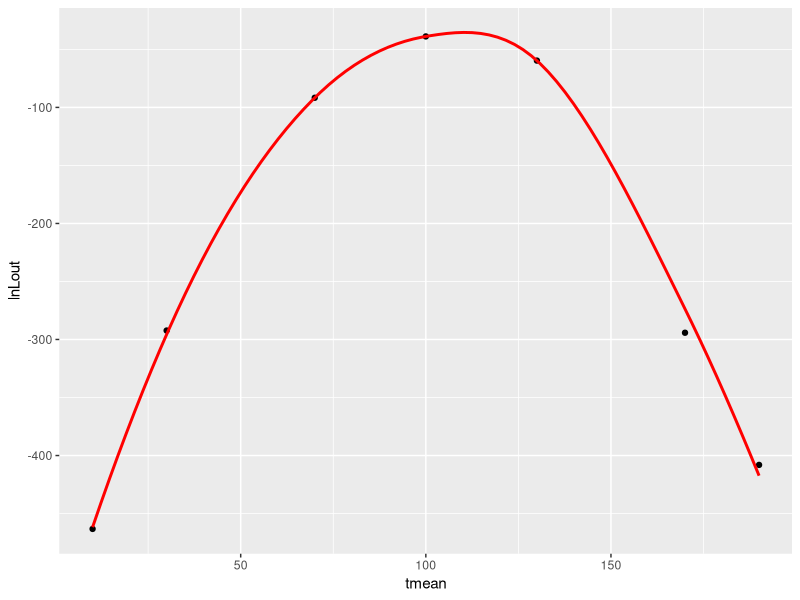
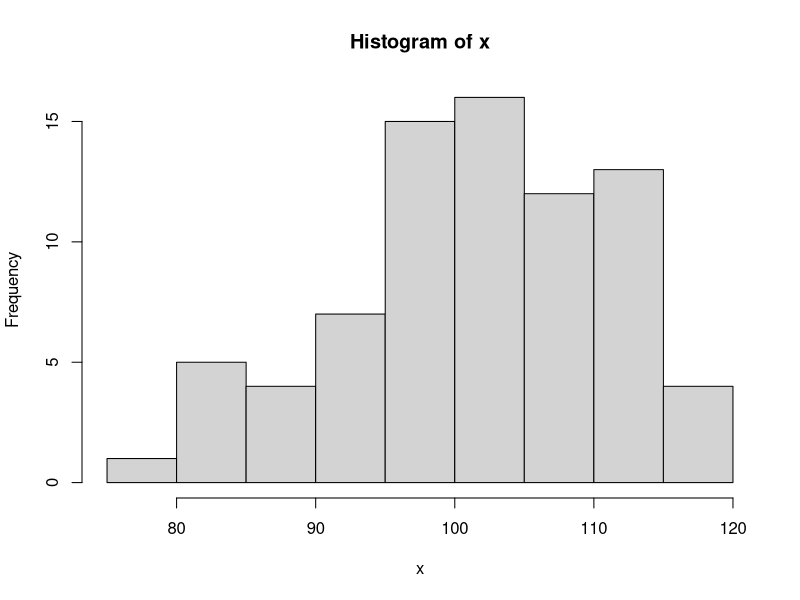
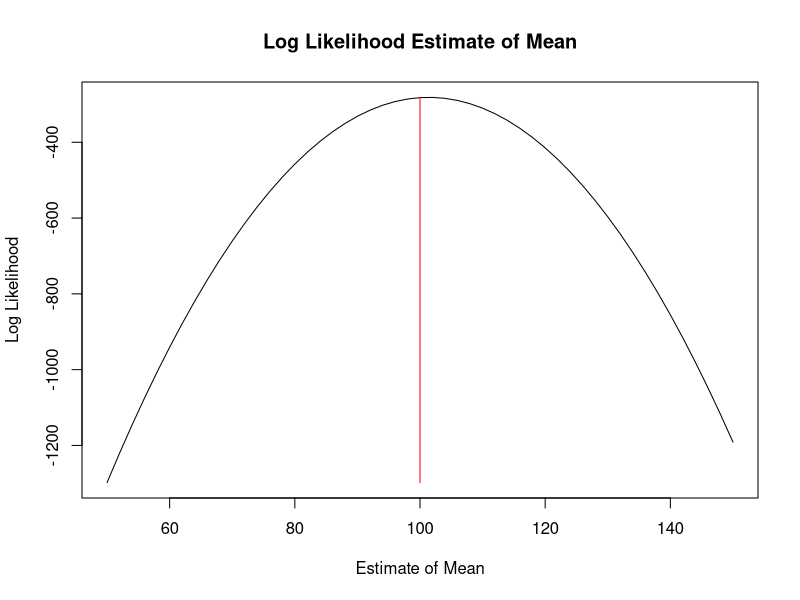
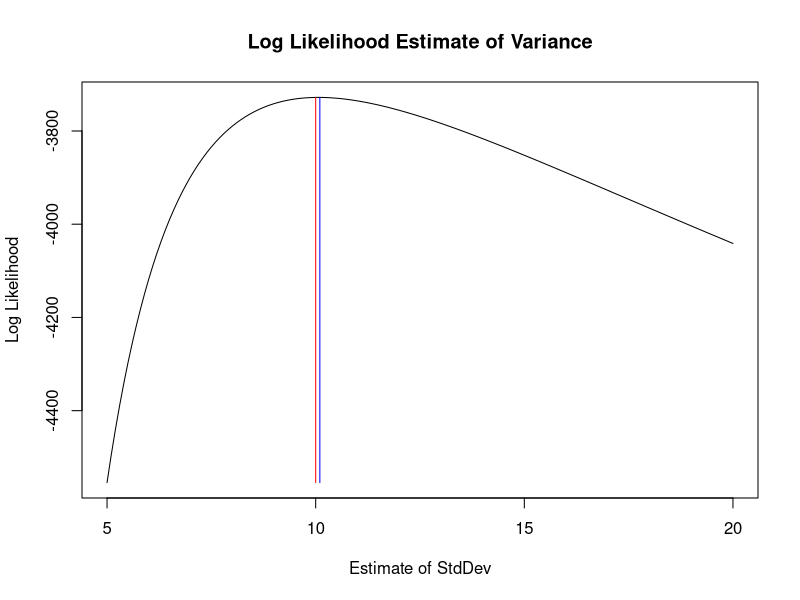
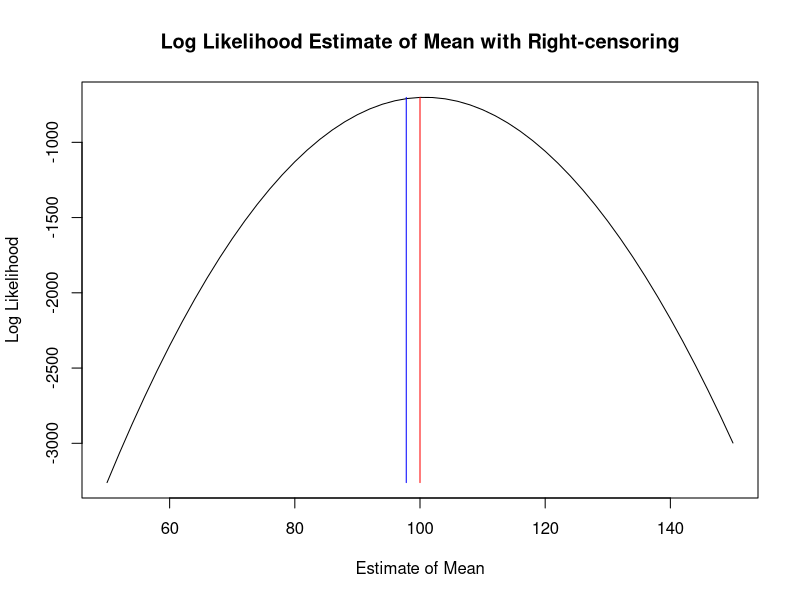
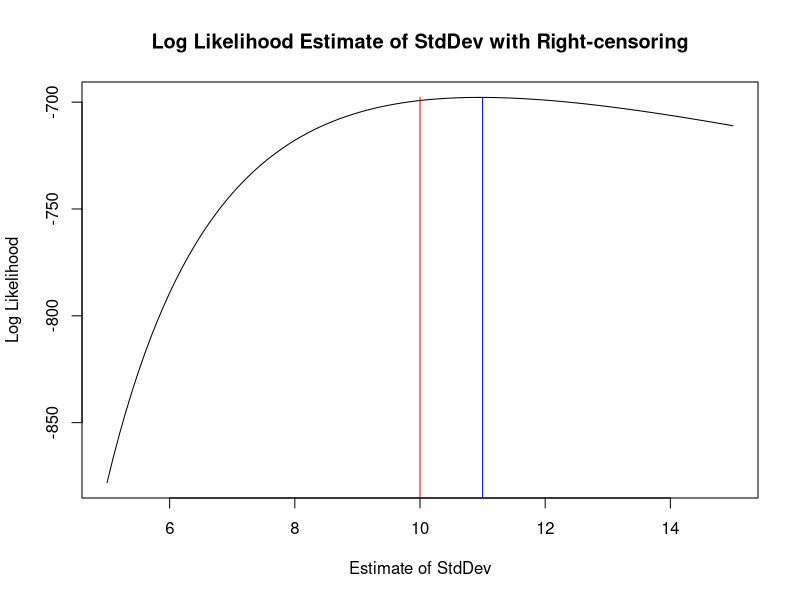
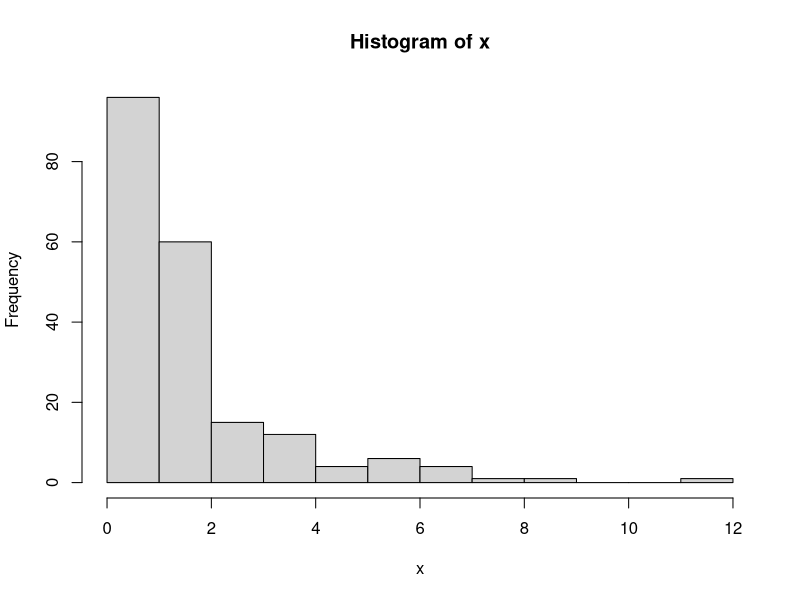
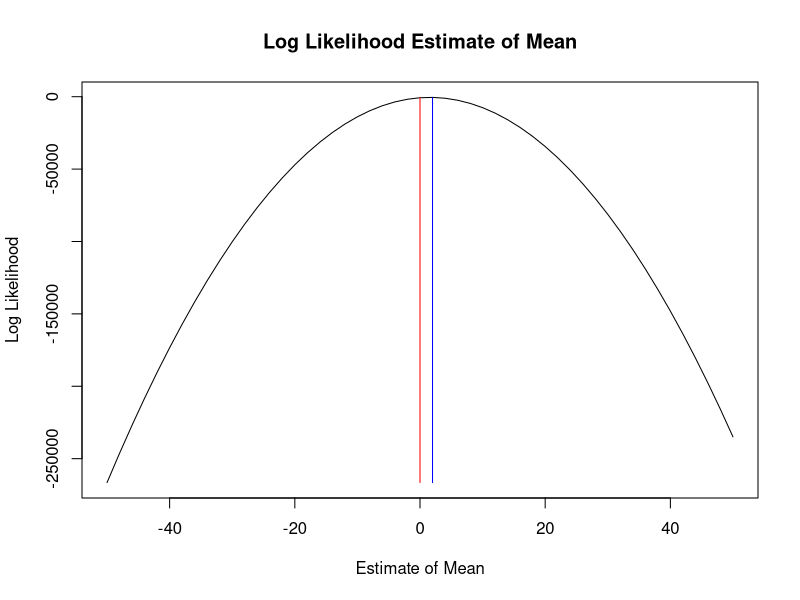

These figures' R source, in order: (Note: this script raises an error after producing the figures.)


# LOAD PACKAGES ###############################################################

library(tidyverse)



# EXAMPLE - CREATE LIKELIHOOD PROFILE #########################################

actualmean <- 100
actualsd <- 10

testmean <- 190
testsd <- 10

x <- rnorm(10, mean = actualmean, sd = actualsd)
fx <- dnorm(x, mean = testmean, sd = testsd)
lnfx <- dnorm(x, mean = testmean, sd = testsd, log = TRUE)

dat <- data.frame(cbind(x, fx, lnfx))

(lnL_total <- sum(dat$lnfx))


tmean <- c(10, 30, 70, 100, 130, 170, 190)
lnLout <- c(-463.2397, -292.2898, -91.68665, -38.84111, -59.6546, -294.1916, -408.0759)

testdat <- as.data.frame(cbind(tmean, lnLout))


ggplot(data = testdat, aes(x = tmean, y = lnLout)) + 
  geom_point() + 
  geom_smooth(method = 'loess', color = 'red', se = FALSE)




# Example 1 - known standard deviation ########################################
#  find mu by MLE


x = rnorm(77, mean=100, sd=10)

hist(x)

logL.fn1 = function(z, u){dnorm(z, mean = u, sd = 10, log = TRUE)}

 #ln.fz = -log(sqrt(2*pi)) - log(sigma) - (0.5/(sigma^2))*(z - u)^2

mu = seq(50, 150, by=2)

lnL.mu = sapply(x, logL.fn1, mu)
lnL.sum = apply(lnL.mu, 1, sum)

plot(mu, lnL.sum, type='l', 
main="Log Likelihood Estimate of Mean", 
xlab="Estimate of Mean", ylab="Log Likelihood")
segments(x0=100, y0=min(lnL.sum), x1=100, y1=max(lnL.sum), col='red')

mu.max = mu[lnL.sum==max(lnL.sum)]



# Example 2 - known mu ########################################################
#  find standard deviation by MLE

x = rnorm(1000, mean=100, sd=10)

logL.fn2 = function(z, sigma){dnorm(z, mean = 100, sd = sigma, log = TRUE)}

sig = 50:200/10

lnL.sigma = sapply(x, logL.fn2, sig)
lnL.sum = apply(lnL.sigma, 1, sum)

plot(sig, lnL.sum, type='l', 
main="Log Likelihood Estimate of Variance", 
xlab="Estimate of StdDev", ylab="Log Likelihood")
segments(x0=10, y0=min(lnL.sum), x1=10, y1=max(lnL.sum), col='red')

sd.max = sig[lnL.sum==max(lnL.sum)]
segments(x0=sd.max, y0=min(lnL.sum), x1=sd.max, y1=max(lnL.sum), col='blue')




# Example 3 - known sigma - R censoring #######################################
#  find mu by MLE
#  Likelihood allowing for right-censoring

x = sort(rnorm(200, mean=100, sd=10))
c = c(rep(1, 175), rep(0, 25)) #censoring indicator "1"=complete "0"=censored

mu = seq(50, 150, by=2)

logL.mu.complete = function(z, u){dnorm(z, mean = u, sd = 10, log = TRUE)}

logL.mu.rcensored = function(z, u){pnorm(z, mean = u, sd = 10, lower.tail = FALSE, log.p = TRUE)}

lnL.mu.comp <- t(sapply(x[c==1], logL.mu.complete, mu))
lnL.mu.rcens <- t(sapply(x[c==0], logL.mu.rcensored, mu))

lnL.mu.all = rbind(lnL.mu.comp, lnL.mu.rcens)

lnL.mu.sum = apply(lnL.mu.all, 2, sum)

plot(mu, lnL.mu.sum, type='l', 
main="Log Likelihood Estimate of Mean with Right-censoring", 
xlab="Estimate of Mean", ylab="Log Likelihood")
segments(x0=100, y0=min(lnL.mu.sum), x1=100, y1=max(lnL.mu.sum), col='red')

#calculate mean for only 'complete' observations
xm1 = mean(x[c==1])

#calculate mean for all observations, but treating 'right censored' 
#as if they failed at the same time (termination time of test)
x2 = c( x[c==1], (rep(x[176], length(x[c==0]))) )
xm2 = mean(x2)

segments(x0=xm1, y0=min(lnL.mu.sum), x1=xm1, y1=max(lnL.mu.sum), col='blue')

mu.max = mu[lnL.mu.sum==max(lnL.mu.sum)]



# Example 4 - known mean - R censoring ########################################
#  find sigma by MLE
#  Likelihood allowing for right-censoring

x = sort(rnorm(200, mean=100, sd=10))
c = c(rep(1, 175), rep(0, 25)) #censoring indicator "1"=complete "0"=censored

sig = 1:200/10

logL.sigma.complete = function(z, sigma){dnorm(z, mean = 100, sd = sigma, log = TRUE)}

logL.sigma.rcensored = function(z, sigma){pnorm(z, mean = 100, sd = sigma, lower.tail = FALSE, log.p = TRUE)}

lnL.sigma.comp <- t(sapply(x[c==1], logL.sigma.complete, sig))
lnL.sigma.rcens <- t(sapply(x[c==0], logL.sigma.rcensored, sig))

lnL.sigma.all = rbind(lnL.sigma.comp, lnL.sigma.rcens)

lnL.sigma.sum = apply(lnL.sigma.all, 2, sum)

plot(sig[50:150], lnL.sigma.sum[50:150], type='l', 
main="Log Likelihood Estimate of StdDev with Right-censoring", 
xlab="Estimate of StdDev", ylab="Log Likelihood")
segments(x0=10, y0=min(lnL.sigma.sum), x1=10, y1=max(lnL.sigma.sum), col='red')
x9=sig[lnL.sigma.sum == max(lnL.sigma.sum)]
segments(x0=x9, y0=min(lnL.sigma.sum), x1=x9, y1=max(lnL.sigma.sum), col='blue')


#calculate stddev for only 'complete' observations
xsd1 = sd(x[c==1])

#calculate stddev for all observations, but treating 'right censored' 
#as if they failed at the same time (termination time of test)
xs2 = c( x[c==1], (rep(x[176], length(x[c==0]))) )
xsd2 = sd(xs2)

segments(x0=xm1, y0=min(lnL.sum), x1=xm1, y1=max(lnL.sum), col='blue')

sd.max = sig[lnL.sigma.sum==max(lnL.sigma.sum)]



# Example 5 - known scale - lognorm ###########################################
#  Data from lognormally distributed population
#  known scale
#  find mu by MLE - but mistakenly assume normal dist

x = rlnorm(n=200, meanlog = 0, sdlog = 1)
hist(x)

logL.fn1 = function(z, u){dnorm(z, mean = u, sd = 1, log = TRUE)}

mu = seq(-50, 50, by=2)

lnL.mu = sapply(x, logL.fn1, mu)
lnL.sum = apply(lnL.mu, 1, sum)

mle.mu = cbind(mu, lnL.sum)
plot(mu, lnL.sum, type='l', 
main="Log Likelihood Estimate of Mean", 
xlab="Estimate of Mean", ylab="Log Likelihood")
segments(x0=0, y0=min(lnL.sum), x1=0, y1=max(lnL.sum), col='red')
x9 = mu[lnL.sum == max(lnL.sum)]
segments(x0=x9, y0=min(lnL.sum), x1=x9, y1=max(lnL.sum), col='blue')

mu.max = mu[lnL.sum==max(lnL.sum)]



# Example 6 - known scale - lognorm 2 #########################################
#  Data from lognormally distributed population
#  known scale
#  find mu by MLE - but correctly assume lognormally dist

x = rlnorm(n=200, meanlog = 0, sdlog = 1)
hist(x)

logL.fn1 = function(z, u){dlnorm(z, meanlog = u, sdlog = 1, log = TRUE)}

mu = seq(-50, 50, by=2)

lnL.mu = sapply(x, logL.fn1, mu)
lnL.sum = apply(lnL.mu, 1, sum)

plot(mu, lnL.sum, type='l', 
main="Log Likelihood Estimate of Mean", 
xlab="Estimate of Mean", ylab="Log Likelihood")
segments(x0=0, y0=min(lnL.sum), x1=0, y1=max(lnL.sum), col='red')
x9 = mu[lnL.sum == max(lnL.sum)]
segments(x0=x9, y0=min(lnL.sum), x1=x9, y1=max(lnL.sum), col='blue')

mu.max = mu[lnL.sum==max(lnL.sum)]


 

# Example 7 - find mean and stdev #############################################
#  Data from normally distributed population
#  unknown mean and standard deviation
#  find mu and stddev by MLE using matrix of results

x = rnorm(n=375, mean = 100, sd = 10)
#hist(x)

logL.fn1 = function(z, u, s){dnorm(z, mean = u, sd = s, log = TRUE)}

mu.vec = seq(70, 130, by=1)
sig.vec = seq(5, 15, by=1)

lnL.df = as.data.frame(array(data = NA, dim = c(length(mu.vec)*length(sig.vec),6)))
colnames(lnL.df) = c("index","j","i","mu","sig","lnL")

for (j in 1:length(mu.vec))
{
 for (i in 1:length(sig.vec))
 {
 index = i + (j-1)*length(sig.vec)
 lnL.sum = sum(sapply(x, logL.fn1, mu.vec[j], sig.vec[i]))
 lnL.df[index,1] = index
 lnL.df[index,2] = j
 lnL.df[index,3] = i
 lnL.df[index,4] = mu.vec[j]
 lnL.df[index,5] = sig.vec[i]
 lnL.df[index,6] = lnL.sum
 }
}

lnL.min.ind = lnL.df[lnL.df$lnL==min(lnL.df$lnL), 1]
lnL.min.mu = lnL.df[lnL.df$lnL==min(lnL.df$lnL), 4]
lnL.min.sig = lnL.df[lnL.df$lnL==min(lnL.df$lnL), 5]
lnL.min.val = lnL.df[lnL.df$lnL==min(lnL.df$lnL), 6]

lnL.max.ind = lnL.df[lnL.df$lnL==max(lnL.df$lnL), 1]
lnL.max.mu = lnL.df[lnL.df$lnL==max(lnL.df$lnL), 4]
lnL.max.sig = lnL.df[lnL.df$lnL==max(lnL.df$lnL), 5]
lnL.max.val = lnL.df[lnL.df$lnL==max(lnL.df$lnL), 6]

library(scatterplot3d)
help(scatterplot3d)


par(mfrow=c(2,2))

s3d = scatterplot3d(x=lnL.df$mu, y=lnL.df$sig, z=lnL.df$lnL, 
 main="Loglikelihood of Mu and Sigma", xlab="mu", ylab="sigma", zlab="Log Likelihood")
s3d$points3d(lnL.max.mu, lnL.max.sig, lnL.max.value, col="red", type="h", pch=16)

plot(lnL.df$mu, lnL.df$lnL, type='p', main="Log Likelihood Estimate of Mean", 
 xlab="mu", ylab="Log Likelihood")
segments(x0=lnL.max.mu, y0=min(lnL.df$lnL), x1=lnL.max.mu, y1=max(lnL.df$lnL), col='red')

plot(lnL.df$sig, lnL.df$lnL, type='p', main="Log Likelihood Estimate of Sigma", 
 xlab="sigma", ylab="Log Likelihood")
segments(x0=lnL.max.sig, y0=min(lnL.df$lnL), x1=lnL.max.sig, y1=max(lnL.df$lnL), col='red')




# Example 8 - find lambda - exponential #######################################
#  Data from exponentially distributed population
#  known lambda (aka rate)
#  find lambda by MLE 

x = rexp(n=1000, rate=15)

#par(mfrow=c(2,1))
#hist(x.pop)
#hist(x.sample)

logL.fn1 = function(z, scale){dexp(z, scale, log = TRUE)}

lambda = seq(1, 30, by=0.01)

lnL.lambda = sapply(x, logL.fn1, lambda)
lnL.sum = apply(lnL.lambda, 1, sum)

lambda.max = lambda[lnL.sum==max(lnL.sum)]


plot(lambda, lnL.sum, type='l', 
main="Log Likelihood Estimate of lambda (rate)", 
xlab="Estimate of lambda", ylab="Log Likelihood")
segments(x0=15, y0=min(lnL.sum), x1=15, y1=max(lnL.sum), col='red')
x9 = lambda[lnL.sum == max(lnL.sum)]
segments(x0=x9, y0=min(lnL.sum), x1=x9, y1=max(lnL.sum), col='blue')



# Example 9 - exponential and weibull #########################################
#  Data from exponentially distributed population
#  known lambda (aka rate=15)
#  find scale of Weibull by MLE (should equal 1)
#  with Weibull scale parameter equal to 1/lambda

par(mfrow=c(1,1))
x = rexp(n=1000, rate=15)
hist(x)

logL.fn1 = function(z, shape){dweibull(z, shape, scale = 1/15, log = TRUE)}

wshape = seq(0.1, 2, by=0.1)

lnL.shape = sapply(x, logL.fn1, wshape)
lnL.sum = apply(lnL.shape, 1, sum)


plot(wshape, lnL.sum, type='l', 
main="Log Likelihood Estimate of Shape", 
xlab="Estimate of Shape", ylab="Log Likelihood")
segments(x0=1, y0=min(lnL.sum), x1=1, y1=max(lnL.sum), col='red')
x9 = wshape[lnL.sum == max(lnL.sum)]
segments(x0=x9, y0=min(lnL.sum), x1=x9, y1=max(lnL.sum), col='blue')

wshape.max = wshape[lnL.sum==max(lnL.sum)]



# Example 10 - exponential and weibull 2 ######################################
#  Data from exponentially distributed population
#  known lambda (aka rate)
#  set Shape of Weibull to equal 1
#  find Weibull Scale parameter (should be equal to exp lambda)

#y = rweibull(n=1000, shape=1, scale=1/15)
x = rexp(n=1000, rate=15)
#par(mfrow=c(2,1))
hist(x)
#hist(y)

logL.fn1 = function(z, scale){dweibull(z, shape=1, scale, log = TRUE)}

wscale = seq(0.01, 1, by=0.001)

lnL.scale = sapply(x, logL.fn1, wscale)
lnL.sum = apply(lnL.scale, 1, sum)

plot(wscale, lnL.sum, type='l', 
main="Log Likelihood Estimate of Scale", 
xlab="Estimate of Scale", ylab="Log Likelihood")
segments(x0=1/15, y0=min(lnL.sum), x1=1/15, y1=max(lnL.sum), col='red')
x9 = wscale[lnL.sum == max(lnL.sum)]
segments(x0=x9, y0=min(lnL.sum), x1=x9, y1=max(lnL.sum), col='blue')

wscale.max = wscale[lnL.sum==max(lnL.sum)]



# Example 11 - MLE asymptotically normal ######################################
#  Data from exponentially distributed population
#  known lambda (aka rate)
#  Take random sample and estimate lambda by MLE 
#  Demonstrate that the MLE is asymptotically normal


#Define a "population" from an Exponential distribution
x.pop = rexp(n=10000, rate=15)

l.max.vec = array(data = NA, dim = 1000, dimnames = NULL)

for (i in 1:1000)
{
x.sample = sample(x.pop, size=100, replace=TRUE)

logL.fn1 = function(z, scale){dexp(z, scale, log = TRUE)}

lambda = seq(1, 30, by=0.1)

lnL.lambda = sapply(x.sample, logL.fn1, lambda)
lnL.sum = apply(lnL.lambda, 1, sum)

lambda.max = lambda[lnL.sum==max(lnL.sum)]
l.max.vec[i] = lambda.max
}

l.max.ordered = sort(l.max.vec, decreasing=FALSE)
lcl.lambda = l.max.ordered[25]
ucl.lambda = l.max.ordered[975]
median.lambda = l.max.ordered[500]
min.lambda = min(l.max.ordered)
max.lambda = max(l.max.ordered)

hist(l.max.vec)
segments(x0=median.lambda, y0=0, x1=median.lambda, y1=300, col="blue")
segments(x0=lcl.lambda, y0=0, x1=lcl.lambda, y1=300, col="red")
segments(x0=ucl.lambda, y0=0, x1=ucl.lambda, y1=300, col="red")



# END CODE ####################################################################
